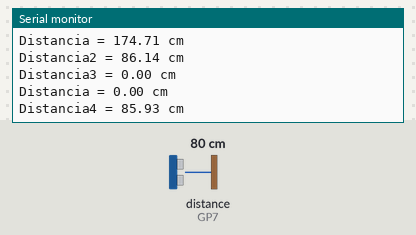
Bench run of a sketch on a simulated Raspberry Pi Pico. On the bench: the last lines printed to the serial monitor. Wiring (inferred from the names in the program): ultrasonic range finder: trigger GP8; echo GP7. The inputs (shaded band) are chosen by the test bench; at power-on: distance to the obstacle (sensor on GP7) 80 cm. The echo pulse lasts 58.3 µs per cm.

Above: at 1.2 s.
1.3 s: distance to the obstacle (sensor on GP7) set to 2 cm
At 2.6 s:
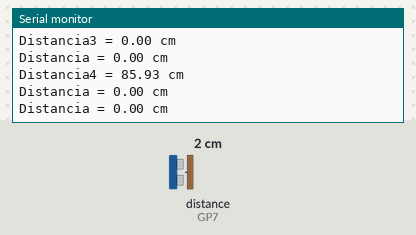
2.8 s: distance to the obstacle (sensor on GP7) set to 4 cm
At 3.8 s:
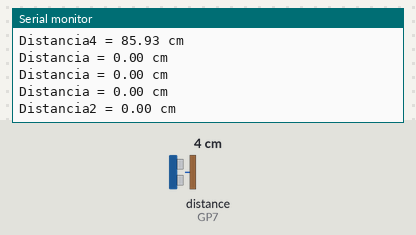
Timing chart, 0 to 5.8 s (numbered marks = the images above; inputs shaded):
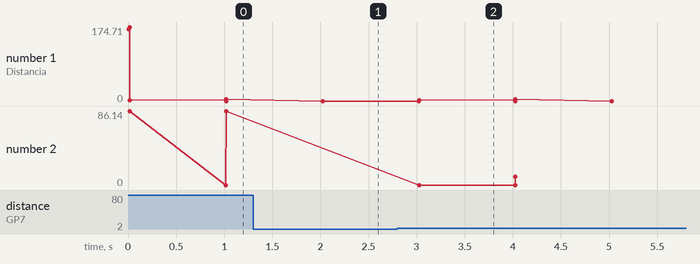

The sketch:

sensor_de_movimiento.ino
```cpp
//bloque1
const int trigger=8;
const int echo=7;
float dist;

//bloque2
const int trigger2=8;
const int echo2=7;
float dist2;

//bloque3
const int trigger3=8;
const int echo3=7;
float dist3;

//bloque4
const int trigger4=8;
const int echo4=7;
float dist4;

void setup(){
  //bloque1
  Serial.begin(9600);
  pinMode(trigger,OUTPUT);
  pinMode(echo,INPUT);

    //bloque2
  Serial.begin(9600);
  pinMode(trigger2,OUTPUT);
  pinMode(echo2,INPUT);

    //bloque3
  Serial.begin(9600);
  pinMode(trigger3,OUTPUT);
  pinMode(echo3,INPUT);

    //bloque2
  Serial.begin(9600);
  pinMode(trigger4,OUTPUT);
  pinMode(echo4,INPUT);


}
void loop(){
  loop1() ;
  loop2() ;
  loop3() ;
  loop4() ;
}


void loop1(){
  digitalWrite(trigger,LOW);
  delayMicroseconds(5);
  digitalWrite(trigger,HIGH);
  delayMicroseconds(10);
  digitalWrite(trigger,LOW);
  dist=pulseIn(echo,HIGH);
  dist = dist/58;               // Se hace la conversión a centímetros
                                // Si quisieramos convertirlo a pulgadas, dividimos entre 148.
  Serial.print ("Distancia = ");
  Serial.print (dist);
  Serial.print (" cm");
  Serial.write (10);
  delayMicroseconds(200);
}


void loop2(){
  digitalWrite(trigger2,LOW);
  delayMicroseconds(5);
  digitalWrite(trigger2,HIGH);
  delayMicroseconds(10);
  digitalWrite(trigger2,LOW);
  dist2=pulseIn(echo2,HIGH);
  dist2 = dist2/58;               // Se hace la conversión a centímetros
                                // Si quisieramos convertirlo a pulgadas, dividimos entre 148.
  Serial.print ("Distancia2 = ");
  Serial.print (dist2);
  Serial.print (" cm");
  Serial.write (10);
  delayMicroseconds(200);
}


void loop3(){
  digitalWrite(trigger3,LOW);
  delayMicroseconds(5);
  digitalWrite(trigger3,HIGH);
  delayMicroseconds(10);
  digitalWrite(trigger3,LOW);
  dist3=pulseIn(echo3,HIGH);
  dist3 = dist3/58;               // Se hace la conversión a centímetros
                                // Si quisieramos convertirlo a pulgadas, dividimos entre 148.
  Serial.print ("Distancia3 = ");
  Serial.print (dist3);
  Serial.print (" cm");
  Serial.write (10);
  delayMicroseconds(200);
}


void loop4(){
  digitalWrite(trigger4,LOW);
  delayMicroseconds(5);
  digitalWrite(trigger4,HIGH);
  delayMicroseconds(10);
  digitalWrite(trigger4,LOW);
  dist4=pulseIn(echo4,HIGH);
  dist4 = dist4/58;               // Se hace la conversión a centímetros
                                // Si quisieramos convertirlo a pulgadas, dividimos entre 148.
  Serial.print ("Distancia4 = ");
  Serial.print (dist4);
  Serial.print (" cm");
  Serial.write (10);
  delayMicroseconds(200);
}
```

Measured:
- plotted number 2: 85.93 → 9.55 after the input at 2.8 s
